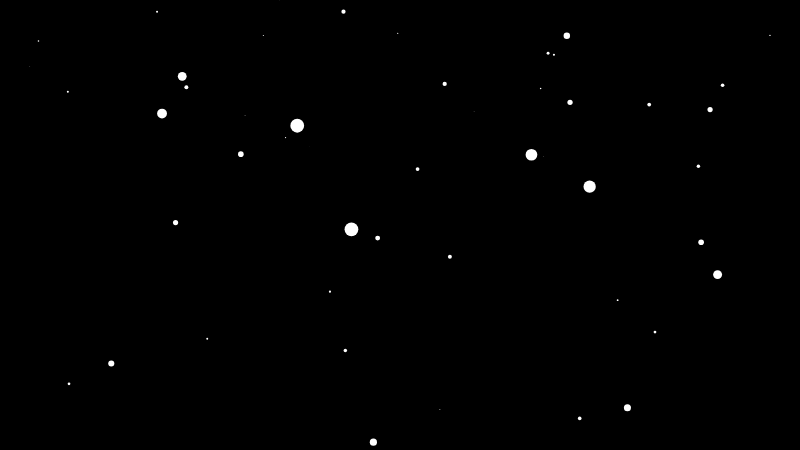
Frame 1 (no input)
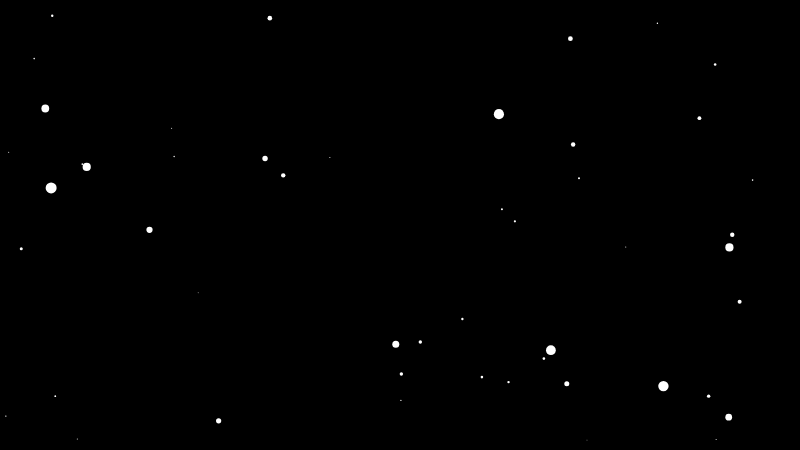
Frame 60 (no input)
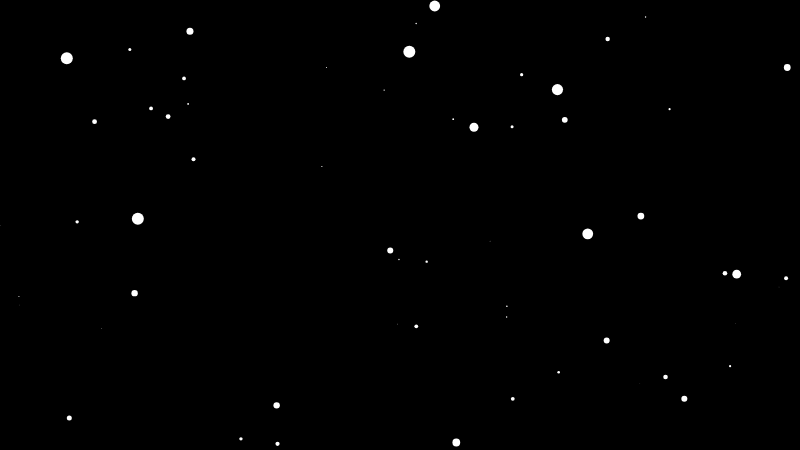
Frame 120 (the mouse pressed at the canvas centre since frame 60)

The p5.js sketch that drew these frames (run headless with seeded random() and noise() and a simulated clock; from frame 60 on, the mouse is pressed at the canvas centre):

// p5.js sketch
// ── sketch.js
/**
 * sketch.js
 *
 * p5.js 레퍼런스: http://p5js.org/reference
 * 웹기술 레퍼런스: http://developer.mozilla.org
 *
 * @author : https://github.com/Mosframe
 */


// -----------------------------------------------------------------
// 변수, 오브젝트 정의
// -----------------------------------------------------------------
var stars = [];
var speedSlider;

// -----------------------------------------------------------------
// p5.js 함수들
// -----------------------------------------------------------------

function setup () {

    speedSlider = createSlider(0,20,10);
    createP('');

    createCanvas(800,450);

    for( var i=0; i<400; ++i ) {
        stars[i] = new Star();
    }
}

function draw () {

    background(0);

    translate(width/2,height/2);

    for( var i=0; i<stars.length; ++i ) {

        stars[i].update();
        stars[i].show();
    }

}

// -----------------------------------------------------------------
// 사용자 정의 함수들
// -----------------------------------------------------------------

// ── Star.js
/**
 * Star.js
 *
 * p5.js 레퍼런스: http://p5js.org/reference
 * 웹기술 레퍼런스: http://developer.mozilla.org
 *
 * @author : https://github.com/Mosframe
 */


// -----------------------------------------------------------------
// Star
// -----------------------------------------------------------------

class Star {

    constructor () {

        this.x = random(-width,width);
        this.y = random(-height,height);
        this.z = random(width);
    }

    update () {

        this.z -= speedSlider.value();
        if( this.z < 1 ) {
            this.x = random(-width,width);
            this.y = random(-height,height);
            this.z = width;
        }
    }

    show () {

        fill(255);
        noStroke();

        var sx = map(this.x/this.z,0,1,0,width);
        var sy = map(this.y/this.z,0,1,0,height);

        var r = map(this.z, 0, width, 16, 0);
        ellipse(sx,sy,r,r);
    }
}
